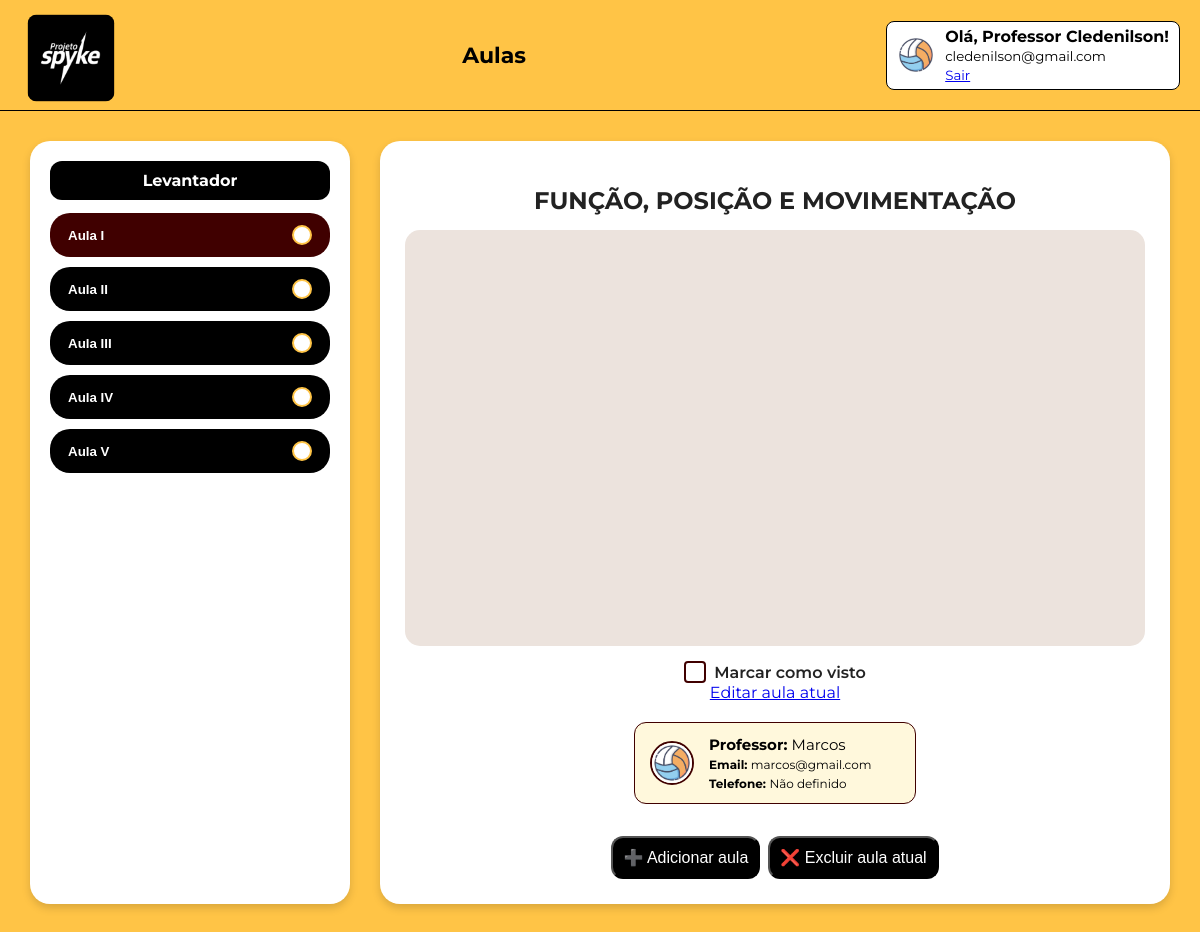
Screenshot of /aulas/levantador.php (signed in) with the database file from the repository.
### tables this page shows
CREATE TABLE aulas (
  id INT AUTO_INCREMENT PRIMARY KEY,
  modulo VARCHAR(100) NOT NULL,
  numero_aula INT NOT NULL,
  nome_aula VARCHAR(255) DEFAULT '',
  titulo VARCHAR(255) DEFAULT '',
  link_video TEXT DEFAULT '',
  professor_nome VARCHAR(100) DEFAULT '',
  professor_email VARCHAR(100) DEFAULT '',
  professor_telefone VARCHAR(20) DEFAULT ''
);

### aulas/levantador.php (the view, shortened to what this page needs)
<?php
include "../conexao.php";
$usuario_tipo = isset($_SESSION['user_tipo']) ? $_SESSION['user_tipo'] : null;
$modulo = "levantador";
$stmt = $conn->prepare("SELECT * FROM aulas WHERE modulo = ? ORDER BY numero_aula ASC");
$stmt->bind_param("s", $modulo);
$stmt->execute();
$result = $stmt->get_result();
$aulas = $result->fetch_all(MYSQLI_ASSOC);
$aulasProgresso = [];
$aulaInicial = $aulas[0] ?? null;
$canEdit = ($usuario_tipo == '2') ? true : false;
?>
<!DOCTYPE html>
<html lang="pt-BR">
<head>
    <link rel="stylesheet" href="aulas.css">
</head>
<body>
<?php include "topo.php"; ?>
<main class="aulas-container">
    <aside class="menu-lateral">
        <h2><?php echo ucfirst($modulo); ?></h2>
        <?php foreach ($aulas as $i => $aula):
            $visto = isset($aulasProgresso[$aula['id']]) ? 1 : 0;
        ?>
            <button class="aula <?php echo $i === 0 ? 'ativa' : ''; ?>"
                    data-id="<?php echo $aula['id']; ?>"
                    data-titulo="<?php echo htmlspecialchars($aula['titulo']); ?>"
                    data-video="<?php echo htmlspecialchars($aula['link_video']); ?>"
                    data-professor_telefone="<?php echo htmlspecialchars($aula['professor_telefone']); ?>"
                    data-professor_nome="<?php echo htmlspecialchars($aula['professor_nome']); ?>"
                    data-professor_email="<?php echo htmlspecialchars($aula['professor_email']); ?>"
                    data-visto="<?php echo $visto; ?>">
                <?php echo htmlspecialchars($aula['nome_aula']); ?>
                <span class="status" title="Clique para marcar como visto"></span>
            </button>
        <?php endforeach; ?>
    </aside>
    <section class="video-area">
        <h2 id="tituloAula"><?php echo htmlspecialchars($aulaInicial['titulo'] ?? ''); ?></h2>
        <div class="video-box">
            <iframe id="videoFrame"
                    src="<?php echo htmlspecialchars($aulaInicial['link_video'] ?? ''); ?>"
                    title="Vídeo da Aula"
                    frameborder="0"
                    allowfullscreen>
            </iframe>
        </div>
        <label class="checkbox-visto">
            <span class="custom-check"></span> Marcar como visto
        </label>
        <?php if ($canEdit && $aulaInicial): ?>
            <a class="btn-editar"
               id="btnEditar"
               href="editar_aula.php?id=<?php echo $aulaInicial['id']; ?>&voltar=<?php echo urlencode($_SERVER['REQUEST_URI']); ?>">
                Editar aula atual
            </a>
        <?php endif; ?>
        <div class="professor-box" id="professorBox">
            <img class="professor-foto" src="../imagens/images.png" alt="Foto do Professor">
            <div>
                <small class="infoprof" id="professorNome"><strong>Professor: </strong><?php echo htmlspecialchars($aulaInicial['professor_nome'] ?? 'Não definido'); ?>    </small><br>
                <small class="info" id="professorEmail"><strong>Email: </strong><?php echo htmlspecialchars($aulaInicial['professor_email'] ?? 'Não definido'); ?></small><br>
                <small class="info" id="professorTelefone"><strong>Telefone: </strong><?php echo htmlspecialchars($aulaInicial['professor_telefone'] ?? 'Não definido'); ?></small>
            </div>
        </div>
        <div id="editorControls" style="margin-top:12px;"></div>
    </section>
</main>
</body>
</html>

### aulas/aulas.css (style rules this page uses)
body { font-family: 'Montserrat', sans-serif; margin: 0; background-color: #ffc446; }
.aulas-container { display: flex; gap: 30px; padding: 30px; }
.menu-lateral { width: 280px; background: white; border-radius: 20px; padding: 20px; box-shadow: 0 4px 8px rgba(0,0,0,0.15); }
.menu-lateral h2 { background: black; color: white; padding: 10px; border-radius: 12px; font-size: 16px; margin-top: 0; text-align: center; }
.aula { display: flex; align-items: center; justify-content: space-between; background: black; color: white; border: none; border-radius: 20px; padding: 12px 18px; width: 100%; margin-top: 10px; font-weight: 600; cursor: pointer; transition: 0.3s; }
.aula.ativa { background: #400000; }
.status { width: 16px; height: 16px; background: white; border-radius: 50%; border: 2px solid #ffc446; transition: 0.3s; cursor: pointer; }
.video-area { flex: 1; background: white; border-radius: 20px; padding: 25px; display: flex; flex-direction: column; align-items: center; box-shadow: 0 4px 8px rgba(0,0,0,0.15); }
.video-area h2 { margin-bottom: 15px; color: #222; text-align: center; }
.video-box { width: 100%; max-width: 800px; aspect-ratio: 16 / 9; background: #ece3dd; border-radius: 15px; overflow: hidden; }
.video-box iframe { width: 100%; height: 100%; border: none; border-radius: 15px; }
.checkbox-visto { display: flex; align-items: center; gap: 8px; margin-top: 15px; cursor: pointer; font-weight: 600; color: #222; }
.custom-check { width: 18px; height: 18px; border: 2px solid #400000; border-radius: 4px; display: inline-block; position: relative; transition: 0.3s; }
.professor-box { display: flex; align-items: center; gap: 15px; background: #fff8dc; border: 1px solid #400000; border-radius: 12px; padding: 15px; margin: 20px 0; color: #000; width: 250px; height: 50px; }
.info { font-size: 12px; }
.infoprof { font-size: 15px; }
.professor-foto { width: 40px; height: 40px; border-radius: 50%; border: 2px solid #400000; object-fit: cover; }

### rows the page displays
aulas: nome_aula "Aula I", titulo "FUNÇÃO, POSIÇÃO E MOVIMENTAÇÃO", professor_nome "Marcos", professor_email "marcos@gmail.com", professor_telefone "Não definido"
aulas: nome_aula "Aula II"
aulas: nome_aula "Aula III"
aulas: nome_aula "Aula IV"
aulas: nome_aula "Aula V"

### other values shown
$_SESSION['user_name'] "Cledenilson"
$_SESSION['user_email'] "cledenilson@gmail.com"
$modulo "Levantador"
